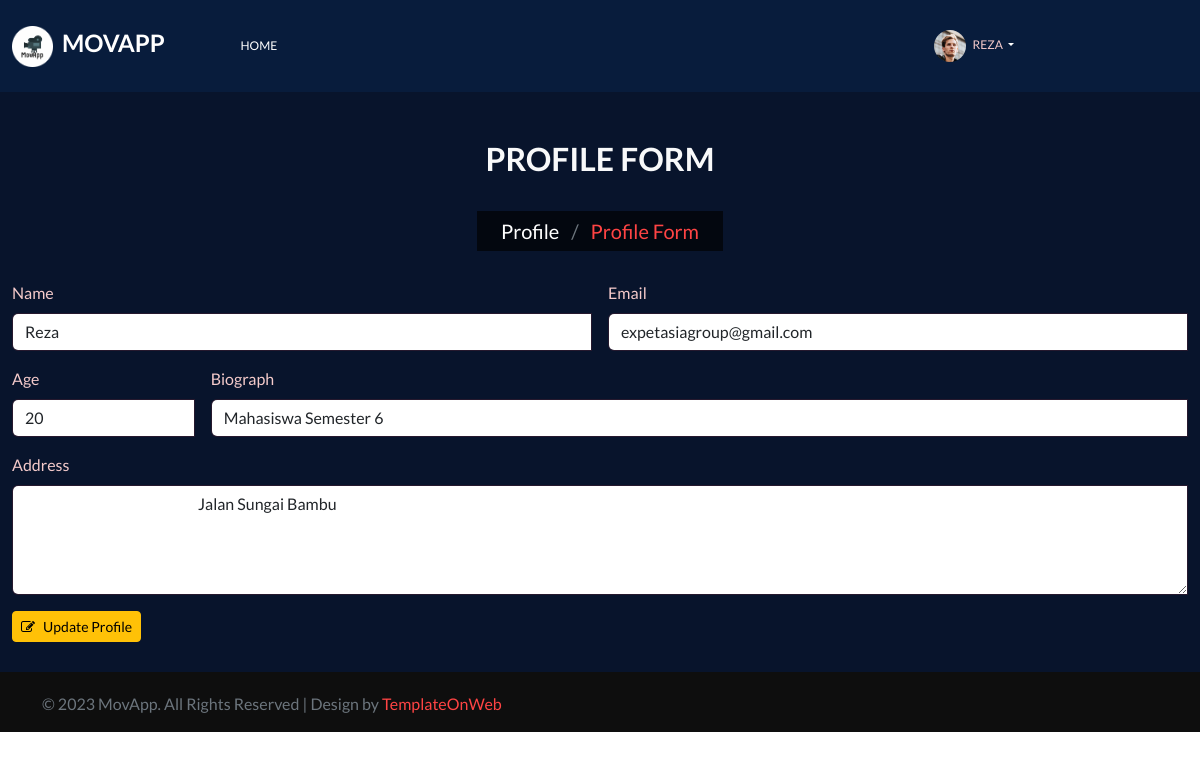
/user/profile_form.php?id=1 (signed in), run on the app's committed database.
### tables this page shows
CREATE TABLE `users` (
  `id` int(11) NOT NULL,
  `name` varchar(45) NOT NULL,
  `email` varchar(45) NOT NULL,
  `password` varchar(255) NOT NULL,
  `role` enum('admin','user') NOT NULL,
  `age` int(11) NOT NULL,
  `bio` varchar(255) DEFAULT NULL,
  `address` text DEFAULT NULL,
  `photo` varchar(60) DEFAULT NULL
);

### user/profile_form.php (the view, shortened to what this page needs)
<?php
    $iduser = $_SESSION['user']['id'];
    $nameuser = $_SESSION['user']['name'];
    $photouser = $_SESSION['user']['photo'];
?>
<!DOCTYPE html>
<html lang="en">
    <head>
        <link rel="stylesheet" href="https://stackpath.bootstrapcdn.com/bootstrap/4.4.0/css/bootstrap.min.css">
        <link rel="stylesheet" href="https://cdnjs.cloudflare.com/ajax/libs/rateYo/2.3.2/jquery.rateyo.min.css">
        <?php include_once("layouts/assetsLink.php"); ?>
    </head>
    <body>
        <section id="header">
            <nav style="background-color: #081c3c;" class="navbar navbar-expand-md
                navbar-light" id="navbar_sticky">
                <div class="container-fluid">
                    <a class="navbar-brand fs-4 p-0 fw-bold text-white text-uppercase" href="index.php">
                        <img src="../assets/img/icons/logo-1.png" alt="logo" width="20%" class="me-1 col_light fs-1 align-middle">
                        MovApp
                    </a>
                    <div class="collapse navbar-collapse" id="navbarSupportedContent">
                        <ul class="navbar-nav mb-0">
                            <li class="nav-item">
                                <a class="nav-link" aria-current="page" href="index.php">Home</a>
                            </li>
                        </ul>
                        <ul class="navbar-nav mb-0 ms-auto">
                            <li class="nav-item dropdown ms-3">
                                <a class="nav-link dropdown-toggle d-none
                                    d-sm-inline-block" href="#" data-bs-toggle="dropdown">
                                    <img src="../assets/img/uploads/<?= $photouser; ?>"
                                        class="me-1 col_light fs-1 align-middle"
                                        width="13%"
                                        alt="<?= $nameuser; ?>"
                                        style="border-radius: 100%;" />
                                    <span class="col_light"><?= $nameuser; ?></span>
                                </a>
                            </li>
                        </ul>
                    </div>
                </div>
            </nav>
        </section>
        <section style="background-color: #08142c;" id="center" class="center_o pt-5 text-light">
            <div class="container">
                <div class="row center_o1 text-center">
                    <div class="col-md-12">
                        <h2>PROFILE FORM</h2>
                        <h5 class="bg_dark d-inline-block p-4 mb-0 mt-4 pt-2 pb-2 fw-normal col_red">
                            <a class="text-white" href="profile.php?id=<?= $iduser; ?>">
                                Profile
                            </a>
                            <span class="me-2 ms-2 text-muted"> /</span> Profile Form
                        </h5>
                    </div>
                </div>
            </div>
        </section>
        <section style="background-color: #08142c;" id="blog" class="p_3 ">
            <div class="container">
                <div class="row blog1">
                    <div class="col-md-12">
                        <div class="blog1l">
                            <div class="blog1l1" style="background-color: #08142c;">
                                <?php
                                include "../database/db.php";
                                $id = $_GET['id'];
                                $query = $conn->query("SELECT * FROM users WHERE id=$id;");
                                while ($data = mysqli_fetch_array($query)) {
                                    $id = $data["id"];
                                    $name = $data["name"];
                                    $email = $data["email"];
                                    $age = $data["age"];
                                    $bio = $data["bio"];
                                    $address = $data["address"];
                                }
                                ?>
                                <div class="grid clearfix row">
                                    <div class="col-md-12">
                                        <form class="row g-3 needs-validation"
                                            novalidate
                                            action="../controllers/profile/profile-user.php?id=<?= $id; ?>"
                                            method="post"
                                            enctype="multipart/form-data">
                                            <div class="col-md-6">
                                                <label for="validationCustomName" class="form-label col_light">
                                                    Name
                                                </label>
                                                <div class="input-group has-validation">
                                                    <input type="text" name="name" class="form-control"
                                                        id="validationCustomName" value="<?= $name; ?>"
                                                        aria-describedby="inputGroupPrepend" required>
                                                </div>
                                            </div>
                                            <div class="col-md-6">
                                                <label for="validationCustomEmail" class="form-label col_light">
                                                    Email
                                                </label>
                                                <div class="input-group has-validation">
                                                    <input type="text" name="email" class="form-control"
                                                        id="validationCustomEmail" value="<?= $email; ?>"
                                                        aria-describedby="inputGroupPrepend" required>
                                                </div>
                                            </div>
                                            <div class="col-md-2">
                                                <label for="validationCustomAge" class="form-label col_light">
                                                    Age
                                                </label>
                                                <div class="input-group has-validation">
                                                    <input type="text" name="age" class="form-control"
                                                        id="validationCustomAge" value="<?= $age; ?>"
                                                        aria-describedby="inputGroupPrepend" required>
                                                </div>
                                            </div>
                                            <div class="col-md-10">
                                                <label for="validationCustomBio" class="form-label col_light">
                                                    Biograph
                                                </label>
                                                <div class="input-group has-validation">
                                                    <input type="text" name="bio" class="form-control"
                                                        id="validationCustomBio" value="<?= $bio; ?>"
                                                        aria-describedby="inputGroupPrepend" required>
                                                </div>
                                            </div>
                                            <div class="col-md-12">
                                                <label for="validationCustomAddress" class="form-label col_light">
                                                    Address
                                                </label>
                                                <div class="input-group has-validation">
                                                    <textarea class="form-control" name="address"
                                                        id="validationCustomAddress" cols="5" rows="4">
                                                        <?= $address; ?>
                                                    </textarea>
                                                </div>
                                            </div>
                                            <div class="col-12">
                                                <button class="btn btn-sm btn-warning"
                                                    type="submit" name="update-profile">
                                                    <i class="fa fa-pencil-square-o"></i>
                                                    &nbsp;
                                                    Update Profile
                                                </button>
                                            </div>
                                        </form>
                                    </div>
                                </div>
                            </div>
                        </div>
                    </div>
                </div>
            </div>
        </section>
        <?php include_once("layouts/footer.php"); ?>
    </body>
</html>

### data on the page
users: name "Reza", email "expetasiagroup@gmail.com", age "20", bio "Mahasiswa Semester 6", address "Jalan Sungai Bambu"

### other printed values
$nameuser "REZA"
